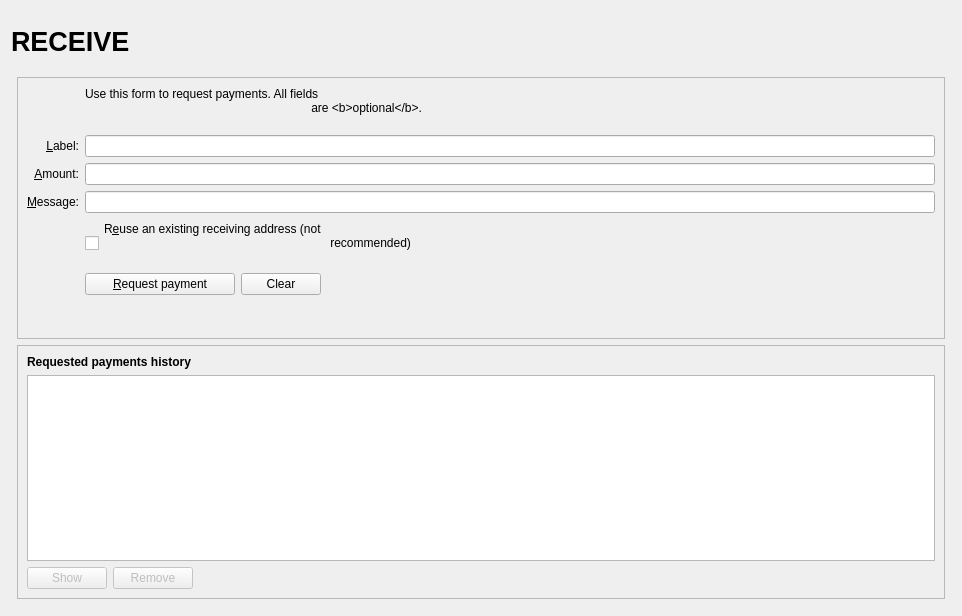
<?xml version="1.0" encoding="UTF-8"?>
<ui version="4.0">
    <class>ReceiveCoinsDialog</class>
    <widget class="QWidget" name="ReceiveCoinsDialog">
        <property name="geometry">
            <rect>
                <x>0</x>
                <y>0</y>
                <width>962</width>
                <height>616</height>
            </rect>
        </property>
        <layout class="QVBoxLayout" name="verticalLayout" stretch="0">
            <item>
                <layout class="QVBoxLayout" name="verticalLayout_Master" stretch="0,1">
                    <property name="spacing">
                        <number>0</number>
                    </property>
                    <item>
                        <widget class="QFrame" name="frame_Header">
                            <layout class="QVBoxLayout" name="verticalLayout_8">
                                <property name="leftMargin">
                                    <number>0</number>
                                </property>
                                <property name="topMargin">
                                    <number>0</number>
                                </property>
                                <property name="rightMargin">
                                    <number>0</number>
                                </property>
                                <property name="bottomMargin">
                                    <number>0</number>
                                </property>
                                <item>
                                    <layout class="QHBoxLayout" name="horizontalLayout_Header" stretch="1,0,1">
                                        <item>
                                            <widget class="QLabel" name="labelOverviewHeaderLeft">
                                                <property name="minimumSize">
                                                    <size>
                                                        <width>464</width>
                                                        <height>60</height>
                                                    </size>
                                                </property>
                                                <property name="maximumSize">
                                                    <size>
                                                        <width>16777215</width>
                                                        <height>60</height>
                                                    </size>
                                                </property>
                                                <property name="font">
                                                    <font>
                                                        <pointsize>20</pointsize>
                                                        <weight>75</weight>
                                                        <bold>true</bold>
                                                    </font>
                                                </property>
                                                <property name="text">
                                                    <string>RECEIVE</string>
                                                </property>
                                            </widget>
                                        </item>
                                        <item>
                                            <spacer name="horizontalSpacer_3">
                                                <property name="orientation">
                                                    <enum>Qt::Horizontal</enum>
                                                </property>
                                                <property name="sizeHint" stdset="0">
                                                    <size>
                                                        <width>40</width>
                                                        <height>20</height>
                                                    </size>
                                                </property>
                                            </spacer>
                                        </item>
                                        <item>
                                            <widget class="QLabel" name="labelOverviewHeaderRight">
                                                <property name="minimumSize">
                                                    <size>
                                                        <width>464</width>
                                                        <height>60</height>
                                                    </size>
                                                </property>
                                                <property name="maximumSize">
                                                    <size>
                                                        <width>16777215</width>
                                                        <height>60</height>
                                                    </size>
                                                </property>
                                                <property name="font">
                                                    <font>
                                                        <pointsize>14</pointsize>
                                                    </font>
                                                </property>
                                                <property name="text">
                                                    <string/>
                                                </property>
                                                <property name="alignment">
                                                    <set>Qt::AlignRight|Qt::AlignTrailing|Qt::AlignVCenter</set>
                                                </property>
                                            </widget>
                                        </item>
                                    </layout>
                                </item>
                            </layout>
                        </widget>
                    </item>
                    <item>
                        <widget class="QFrame" name="frame_BG">
                            <layout class="QVBoxLayout" name="verticalLayout_5">
                                <property name="leftMargin">
                                    <number>6</number>
                                </property>
                                <property name="topMargin">
                                    <number>6</number>
                                </property>
                                <property name="rightMargin">
                                    <number>6</number>
                                </property>
                                <property name="bottomMargin">
                                    <number>6</number>
                                </property>
                                <item>
                                    <widget class="QFrame" name="frame2">
                                        <property name="sizePolicy">
                                            <sizepolicy hsizetype="Preferred" vsizetype="Expanding">
                                                <horstretch>0</horstretch>
                                                <verstretch>0</verstretch>
                                            </sizepolicy>
                                        </property>
                                        <property name="frameShape">
                                            <enum>QFrame::StyledPanel</enum>
                                        </property>
                                        <property name="frameShadow">
                                            <enum>QFrame::Sunken</enum>
                                        </property>
                                        <layout class="QVBoxLayout" name="verticalLayout_3">
                                            <item>
                                                <layout class="QGridLayout" name="gridLayout">
                                                    <item row="7" column="2">
                                                        <widget class="QCheckBox" name="reuseAddress">
                                                            <property name="toolTip">
                                                                <string>Reuse one of the previously used receiving
                                                                    addresses.&lt;br&gt;Reusing addresses has security
                                                                    and privacy issues.&lt;br&gt;Do not use this unless
                                                                    re-generating a payment request made before.
                                                                </string>
                                                            </property>
                                                            <property name="text">
                                                                <string>R&amp;euse an existing receiving address (not
                                                                    recommended)
                                                                </string>
                                                            </property>
                                                        </widget>
                                                    </item>
                                                    <item row="7" column="0">
                                                        <widget class="QLabel" name="label_4">
                                                            <property name="text">
                                                                <string/>
                                                            </property>
                                                        </widget>
                                                    </item>
                                                    <item row="6" column="0">
                                                        <widget class="QLabel" name="label_3">
                                                            <property name="toolTip">
                                                                <string>An optional message to attach to the payment
                                                                    request, which will be displayed when the request is
                                                                    opened. Note: The message will not be sent with the
                                                                    payment over the Wispr network.
                                                                </string>
                                                            </property>
                                                            <property name="text">
                                                                <string>&amp;Message:</string>
                                                            </property>
                                                            <property name="alignment">
                                                                <set>Qt::AlignRight|Qt::AlignTrailing|Qt::AlignVCenter
                                                                </set>
                                                            </property>
                                                            <property name="buddy">
                                                                <cstring>reqMessage</cstring>
                                                            </property>
                                                        </widget>
                                                    </item>
                                                    <item row="4" column="2">
                                                        <widget class="QLineEdit" name="reqLabel">
                                                            <property name="toolTip">
                                                                <string>An optional label to associate with the new
                                                                    receiving address.
                                                                </string>
                                                            </property>
                                                        </widget>
                                                    </item>
                                                    <item row="6" column="2">
                                                        <widget class="QLineEdit" name="reqMessage">
                                                            <property name="toolTip">
                                                                <string>An optional message to attach to the payment
                                                                    request, which will be displayed when the request is
                                                                    opened.&lt;br&gt;Note: The message will not be sent
                                                                    with the payment over the Wispr network.
                                                                </string>
                                                            </property>
                                                        </widget>
                                                    </item>
                                                    <item row="2" column="2">
                                                        <widget class="QLabel" name="label_5">
                                                            <property name="text">
                                                                <string>Use this form to request payments. All fields
                                                                    are &lt;b&gt;optional&lt;/b&gt;.
                                                                </string>
                                                            </property>
                                                        </widget>
                                                    </item>
                                                    <item row="4" column="0">
                                                        <widget class="QLabel" name="label_2">
                                                            <property name="toolTip">
                                                                <string>An optional label to associate with the new
                                                                    receiving address.
                                                                </string>
                                                            </property>
                                                            <property name="text">
                                                                <string>&amp;Label:</string>
                                                            </property>
                                                            <property name="alignment">
                                                                <set>Qt::AlignRight|Qt::AlignTrailing|Qt::AlignVCenter
                                                                </set>
                                                            </property>
                                                            <property name="buddy">
                                                                <cstring>reqLabel</cstring>
                                                            </property>
                                                        </widget>
                                                    </item>
                                                    <item row="5" column="0">
                                                        <widget class="QLabel" name="label">
                                                            <property name="toolTip">
                                                                <string>An optional amount to request. Leave this empty
                                                                    or zero to not request a specific amount.
                                                                </string>
                                                            </property>
                                                            <property name="text">
                                                                <string>&amp;Amount:</string>
                                                            </property>
                                                            <property name="alignment">
                                                                <set>Qt::AlignRight|Qt::AlignTrailing|Qt::AlignVCenter
                                                                </set>
                                                            </property>
                                                            <property name="buddy">
                                                                <cstring>reqAmount</cstring>
                                                            </property>
                                                        </widget>
                                                    </item>
                                                    <item row="5" column="2">
                                                        <widget class="BitcoinAmountField" name="reqAmount">
                                                            <property name="minimumSize">
                                                                <size>
                                                                    <width>80</width>
                                                                    <height>0</height>
                                                                </size>
                                                            </property>
                                                            <property name="toolTip">
                                                                <string>An optional amount to request. Leave this empty
                                                                    or zero to not request a specific amount.
                                                                </string>
                                                            </property>
                                                        </widget>
                                                    </item>
                                                    <item row="8" column="0">
                                                        <widget class="QLabel" name="label_7">
                                                            <property name="text">
                                                                <string/>
                                                            </property>
                                                        </widget>
                                                    </item>
                                                    <item row="8" column="2">
                                                        <layout class="QHBoxLayout" name="horizontalLayout">
                                                            <item>
                                                                <widget class="QPushButton" name="receiveButton">
                                                                    <property name="minimumSize">
                                                                        <size>
                                                                            <width>150</width>
                                                                            <height>0</height>
                                                                        </size>
                                                                    </property>
                                                                    <property name="text">
                                                                        <string>&amp;Request payment</string>
                                                                    </property>
                                                                    <property name="icon">
                                                                        <iconset resource="../wispr.qrc">
                                                                            <normaloff>
                                                                                :/icons/receiving_addresses
                                                                            </normaloff>
                                                                            :/icons/receiving_addresses
                                                                        </iconset>
                                                                    </property>
                                                                </widget>
                                                            </item>
                                                            <item>
                                                                <widget class="QPushButton" name="clearButton">
                                                                    <property name="sizePolicy">
                                                                        <sizepolicy hsizetype="Minimum"
                                                                                    vsizetype="Fixed">
                                                                            <horstretch>0</horstretch>
                                                                            <verstretch>0</verstretch>
                                                                        </sizepolicy>
                                                                    </property>
                                                                    <property name="toolTip">
                                                                        <string>Clear all fields of the form.</string>
                                                                    </property>
                                                                    <property name="text">
                                                                        <string>Clear</string>
                                                                    </property>
                                                                    <property name="icon">
                                                                        <iconset resource="../wispr.qrc">
                                                                            <normaloff>:/icons/remove</normaloff>
                                                                            :/icons/remove
                                                                        </iconset>
                                                                    </property>
                                                                    <property name="autoDefault">
                                                                        <bool>false</bool>
                                                                    </property>
                                                                </widget>
                                                            </item>
                                                            <item>
                                                                <spacer name="horizontalSpacer">
                                                                    <property name="orientation">
                                                                        <enum>Qt::Horizontal</enum>
                                                                    </property>
                                                                    <property name="sizeHint" stdset="0">
                                                                        <size>
                                                                            <width>40</width>
                                                                            <height>20</height>
                                                                        </size>
                                                                    </property>
                                                                </spacer>
                                                            </item>
                                                        </layout>
                                                    </item>
                                                    <item row="9" column="2">
                                                        <spacer name="verticalSpacer">
                                                            <property name="orientation">
                                                                <enum>Qt::Vertical</enum>
                                                            </property>
                                                            <property name="sizeHint" stdset="0">
                                                                <size>
                                                                    <width>20</width>
                                                                    <height>40</height>
                                                                </size>
                                                            </property>
                                                        </spacer>
                                                    </item>
                                                </layout>
                                            </item>
                                        </layout>
                                    </widget>
                                </item>
                                <item>
                                    <widget class="QFrame" name="frame">
                                        <property name="sizePolicy">
                                            <sizepolicy hsizetype="Preferred" vsizetype="Expanding">
                                                <horstretch>0</horstretch>
                                                <verstretch>0</verstretch>
                                            </sizepolicy>
                                        </property>
                                        <property name="frameShape">
                                            <enum>QFrame::StyledPanel</enum>
                                        </property>
                                        <property name="frameShadow">
                                            <enum>QFrame::Raised</enum>
                                        </property>
                                        <layout class="QVBoxLayout" name="verticalLayout_2">
                                            <item>
                                                <widget class="QLabel" name="label_6">
                                                    <property name="font">
                                                        <font>
                                                            <weight>75</weight>
                                                            <bold>true</bold>
                                                        </font>
                                                    </property>
                                                    <property name="text">
                                                        <string>Requested payments history</string>
                                                    </property>
                                                </widget>
                                            </item>
                                            <item>
                                                <widget class="QTableView" name="recentRequestsView">
                                                    <property name="palette">
                                                        <palette>
                                                            <active>
                                                                <colorrole role="Text">
                                                                    <brush brushstyle="SolidPattern">
                                                                        <color alpha="255">
                                                                            <red>51</red>
                                                                            <green>51</green>
                                                                            <blue>51</blue>
                                                                        </color>
                                                                    </brush>
                                                                </colorrole>
                                                            </active>
                                                            <inactive>
                                                                <colorrole role="Text">
                                                                    <brush brushstyle="SolidPattern">
                                                                        <color alpha="255">
                                                                            <red>51</red>
                                                                            <green>51</green>
                                                                            <blue>51</blue>
                                                                        </color>
                                                                    </brush>
                                                                </colorrole>
                                                            </inactive>
                                                            <disabled>
                                                                <colorrole role="Text">
                                                                    <brush brushstyle="SolidPattern">
                                                                        <color alpha="255">
                                                                            <red>85</red>
                                                                            <green>85</green>
                                                                            <blue>85</blue>
                                                                        </color>
                                                                    </brush>
                                                                </colorrole>
                                                            </disabled>
                                                        </palette>
                                                    </property>
                                                    <property name="contextMenuPolicy">
                                                        <enum>Qt::CustomContextMenu</enum>
                                                    </property>
                                                    <property name="tabKeyNavigation">
                                                        <bool>false</bool>
                                                    </property>
                                                    <property name="sortingEnabled">
                                                        <bool>true</bool>
                                                    </property>
                                                </widget>
                                            </item>
                                            <item>
                                                <layout class="QHBoxLayout" name="horizontalLayout_2">
                                                    <item>
                                                        <widget class="QPushButton" name="showRequestButton">
                                                            <property name="enabled">
                                                                <bool>false</bool>
                                                            </property>
                                                            <property name="toolTip">
                                                                <string>Show the selected request (does the same as
                                                                    double clicking an entry)
                                                                </string>
                                                            </property>
                                                            <property name="text">
                                                                <string>Show</string>
                                                            </property>
                                                            <property name="icon">
                                                                <iconset resource="../wispr.qrc">
                                                                    <normaloff>:/icons/edit</normaloff>:/icons/edit
                                                                </iconset>
                                                            </property>
                                                            <property name="autoDefault">
                                                                <bool>false</bool>
                                                            </property>
                                                        </widget>
                                                    </item>
                                                    <item>
                                                        <widget class="QPushButton" name="removeRequestButton">
                                                            <property name="enabled">
                                                                <bool>false</bool>
                                                            </property>
                                                            <property name="toolTip">
                                                                <string>Remove the selected entries from the list
                                                                </string>
                                                            </property>
                                                            <property name="text">
                                                                <string>Remove</string>
                                                            </property>
                                                            <property name="icon">
                                                                <iconset resource="../wispr.qrc">
                                                                    <normaloff>:/icons/remove</normaloff>:/icons/remove
                                                                </iconset>
                                                            </property>
                                                            <property name="autoDefault">
                                                                <bool>false</bool>
                                                            </property>
                                                        </widget>
                                                    </item>
                                                    <item>
                                                        <spacer name="horizontalSpacer_2">
                                                            <property name="orientation">
                                                                <enum>Qt::Horizontal</enum>
                                                            </property>
                                                            <property name="sizeHint" stdset="0">
                                                                <size>
                                                                    <width>40</width>
                                                                    <height>20</height>
                                                                </size>
                                                            </property>
                                                        </spacer>
                                                    </item>
                                                </layout>
                                            </item>
                                        </layout>
                                    </widget>
                                </item>
                            </layout>
                        </widget>
                    </item>
                </layout>
            </item>
        </layout>
    </widget>
    <customwidgets>
        <customwidget>
            <class>BitcoinAmountField</class>
            <extends>QLineEdit</extends>
            <header>bitcoinamountfield.h</header>
            <container>1</container>
        </customwidget>
    </customwidgets>
    <tabstops>
        <tabstop>reqLabel</tabstop>
        <tabstop>reqAmount</tabstop>
        <tabstop>reqMessage</tabstop>
        <tabstop>reuseAddress</tabstop>
        <tabstop>receiveButton</tabstop>
        <tabstop>clearButton</tabstop>
        <tabstop>recentRequestsView</tabstop>
        <tabstop>showRequestButton</tabstop>
        <tabstop>removeRequestButton</tabstop>
    </tabstops>
    <resources>
        <include location="../wispr.qrc"/>
    </resources>
    <connections/>
</ui>
